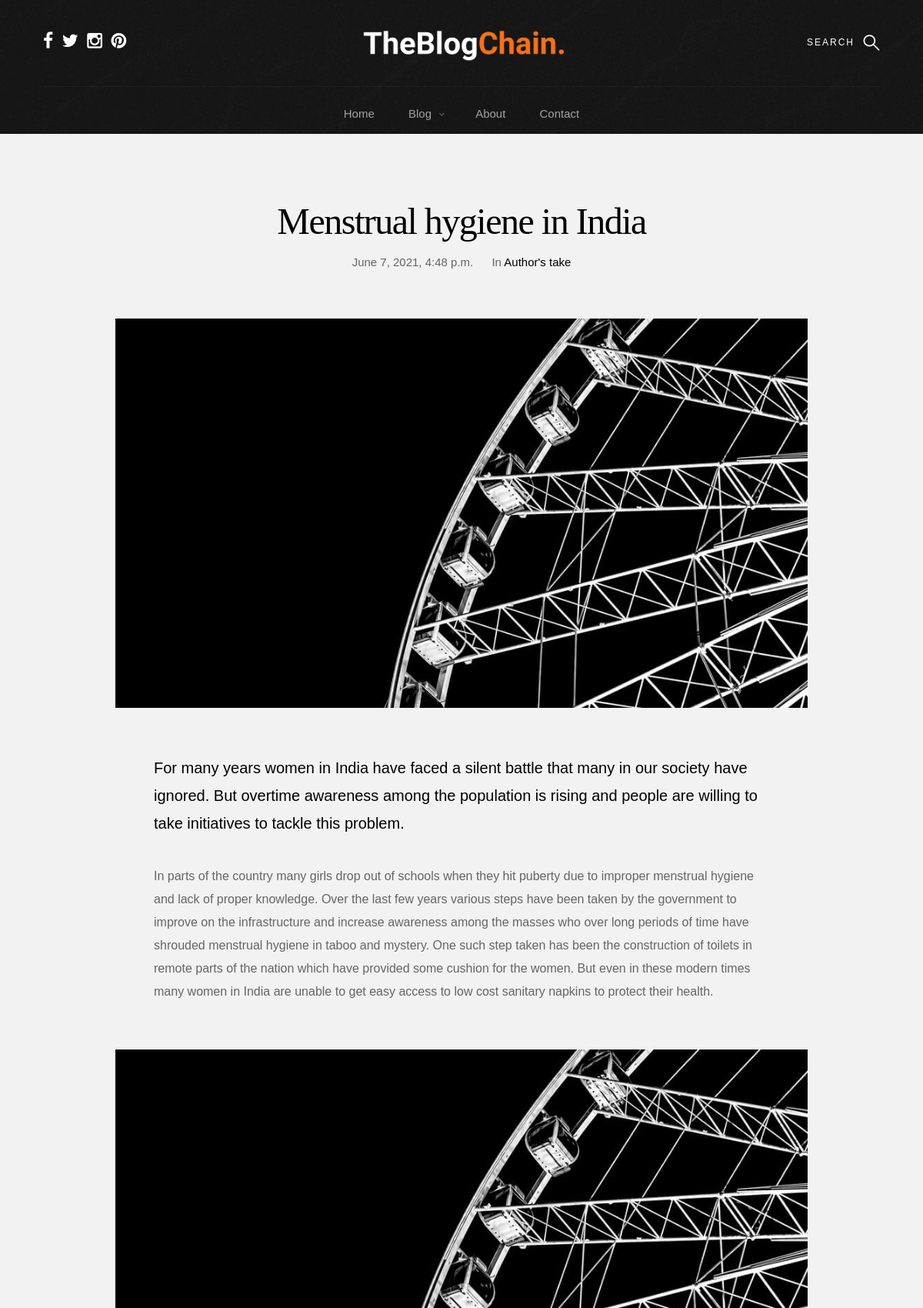
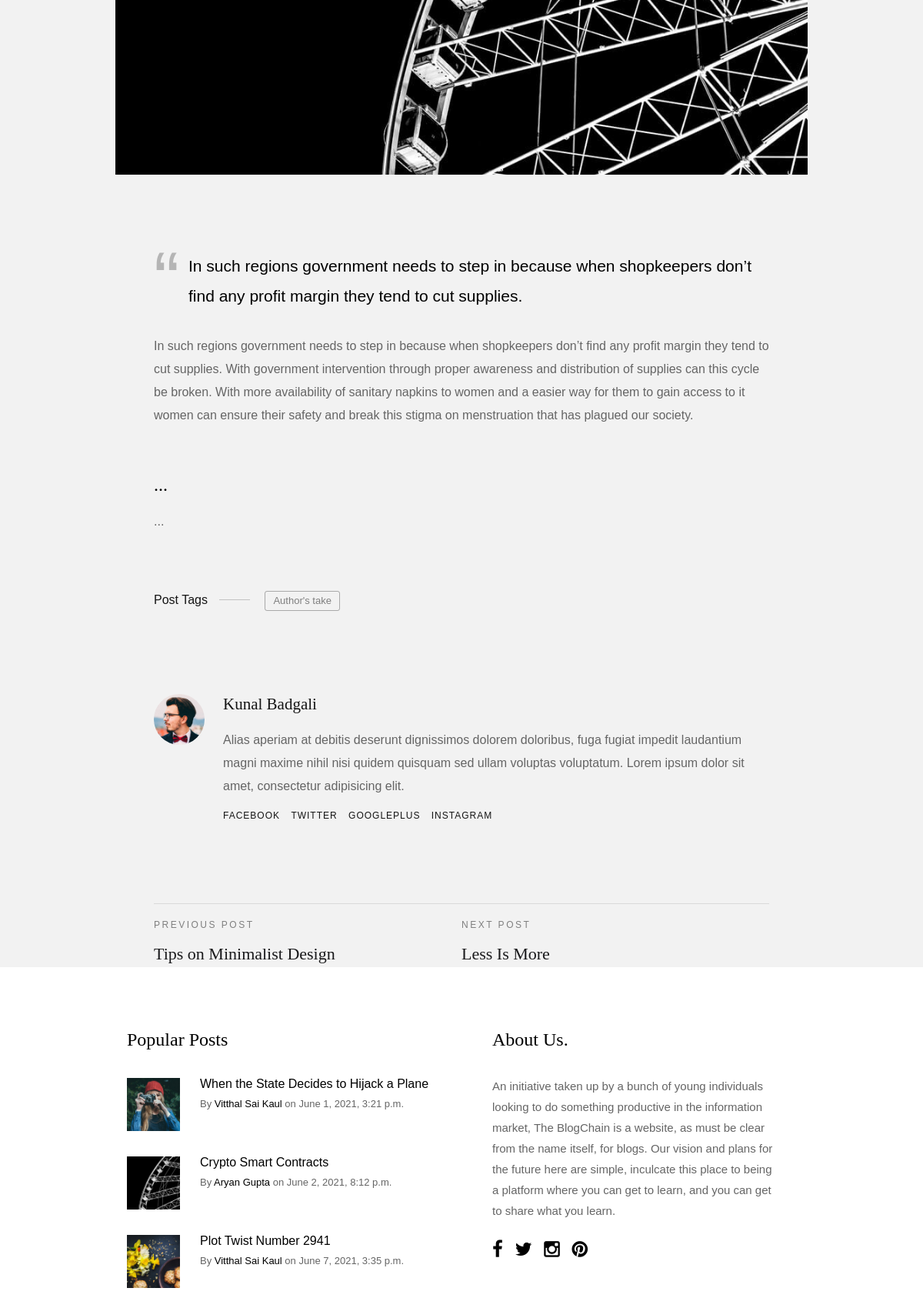
The page /category/ (upper part) on the database its author committed (2 pictures, top to bottom).
### blog/models.py (models this page shows, shortened)
class PostPage(models.Model):
	id_num = models.CharField(max_length=3, default='000')
	tag = models.CharField(max_length=100, default='tag name')
	title = models.CharField(max_length=200, default='title' )
	author = models.CharField(max_length=100, default=User) #change it to the current logged in user
	introduction = models.TextField(default='Type your introduction here ...')
	content = models.TextField()
	quote = models.CharField(max_length=300, default='Quote from your blog here ...')
	titlePara1 = models.CharField(max_length=100, default='...')
	para1 = models.TextField(default='...')
	para2 = models.TextField(default='...')
	titlePara3 = models.CharField(max_length=100, default='...')
	para3 = models.TextField(default='...')
	date_posted = models.DateTimeField(default=timezone.now)

class Post(models.Model):
	id_num = models.CharField(max_length=3, default='000')
	tag = models.CharField(max_length=100, default='tag name')
	title = models.CharField(max_length=100)
	content = models.TextField(max_length=320)
	date_posted = models.DateTimeField(default=timezone.now)
	author = models.CharField(max_length=100, default=User)

class Info(models.Model):
	name = models.CharField(max_length=100, default="SharingInc.")
	email = models.EmailField(default="sharinginc.work@gmail.com")
	website = models.CharField(max_length=200, default="https://sharinginc.github.io/SharingInc/")
	about_us = models.TextField(default="about us content.")
	phone = models.CharField(max_length=10, default="9999999999")
	address = models.CharField(max_length=400, default="address content.")

### blog/views.py (the view)
# urls.py: path('category/', blog_views.category, name='category'),
def category(request):
	return render(request, 'blog/category.html', context)

### blog/templates/blog/category.html (shortened to what this page needs)
{% load static %}
<!DOCTYPE html>
<html class="no-js" lang="en">
{% for content in content %}
{% if content.id_num == '005' %}
<head>
    <link rel="stylesheet" href="{% static 'blog/css/base.css' %}">
    <link rel="stylesheet" href="{% static 'blog/css/vendor.css' %}">
    <link rel="stylesheet" href="{% static 'blog/css/main.css' %}">
</head>
<body id="top">
     <div class="s-pageheader">
        <header class="header">
            <div class="header__content row">
                <div class="header__logo">
                    <a class="logo" href="/">
                        <img src="{% static 'blog/images/logo.png' %}" alt="Homepage">
                    </a>
                </div>
                <ul class="header__social">
                    <li>
                        <a href="#0"><i class="fa fa-facebook" aria-hidden="true"></i></a>
                    </li>
                    <li>
                        <a href="#0"><i class="fa fa-twitter" aria-hidden="true"></i></a>
                    </li>
                    <li>
                        <a href="https://instagram.com/sharingincorporated"><i class="fa fa-instagram" aria-hidden="true"></i></a>
                    </li>
                    <li>
                        <a href="#0"><i class="fa fa-pinterest" aria-hidden="true"></i></a>
                    </li>
                </ul>
                <a class="header__search-trigger" href="#0"></a>
                <nav class="header__nav-wrap">
                    <ul class="header__nav">
                        <li><a href="/" title="">Home</a></li>
                        <li class="has-children">
                            <a href="#0" title="" class="current">Blog</a>
                        </li>
                        <li><a href="/about" title="">About</a></li>
                        <li><a href="/contact" title="">Contact</a></li>
                    </ul>
                </nav>
            </div>
        </header>
    </div>
    <section class="s-content s-content--narrow s-content--no-padding-bottom">
        <article class="row format-video">
            <div class="s-content__header col-full">
                <h1 class="s-content__header-title">
                    {{ content.title }}
                </h1>
                <ul class="s-content__header-meta">
                    <li class="date">{{ content.date_posted }}</li>
                    <li class="cat">
                        In
                        <a href="#0">{{ content.tag }}</a>
                    </li>
                </ul>
            </div>
            <div class="s-content__media col-full">
                <div class="video-container">
                    <img src="{% static 'blog/images/wheel-1000.jpg' %}"
                     sizes="(max-width: 2000px) 100vw, 2000px" alt="">
                </div>
            </div>
            <div class="col-full s-content__main">
                <p class="lead">{{ content.introduction }}</p>
                <p>
                    {{ content.content }}
                </p>
                <p>
                <p>
                <img src="{% static 'blog/images/wheel-1000.jpg' %}"
                     sizes="(max-width: 2000px) 100vw, 2000px" alt="">
                </p>
                <blockquote><p>{{ content.quote }}</p></blockquote>
                <p>{{content.para2 }}</p>
                <h3>{{ content.titlePara3 }}</h3>
                <p>
                {{ content.para3 }}
                </p>
                <p class="s-content__tags">
                    <span>Post Tags</span>
                    <span class="s-content__tag-list">
                        <a href="#0">{{ content.tag }}</a>
                    </span>
                </p>
                <div class="s-content__author">
                    <img src="{% static 'blog/images/avatars/user-03.jpg' %}" alt="">
                    <div class="s-content__author-about">
                        <h4 class="s-content__author-name">
                            <a href="#0">{{ content.author }}</a>
                        </h4>
                        <p>Alias aperiam at debitis deserunt dignissimos dolorem doloribus, fuga fugiat impedit laudantium magni maxime nihil nisi quidem quisquam sed ullam voluptas voluptatum. Lorem ipsum dolor sit amet, consectetur adipisicing elit.
                        </p>
                        <ul class="s-content__author-social">
                           <li><a href="#0">Facebook</a></li>
                           <li><a href="#0">Twitter</a></li>
                           <li><a href="#0">GooglePlus</a></li>
                           <li><a href="#0">Instagram</a></li>
                        </ul>
                    </div>
                </div>
                <div class="s-content__pagenav">
                    <div class="s-content__nav">
                        <div class="s-content__prev">
                            <a href="#0" rel="prev">
                                <span>Previous Post</span>
                                Tips on Minimalist Design
                            </a>
                        </div>
                        <div class="s-content__next">
                            <a href="#0" rel="next">
                                <span>Next Post</span>
                                Less Is More
                            </a>
                        </div>
                    </div>
                </div>
            </div>
        </article>
    {% endif %}
    {% endfor %}
    <section class="s-extra">
        <div class="row top">
                <div class="col-eight md-six tab-full popular">
                <h3>Popular Posts</h3>
                <div class="block-1-2 block-m-full popular__posts">
                    {% for post in posts %}
                    {% if post.id_num == '001' %}
                    <article class="col-block popular__post">
                        <a href="/audio" class="popular__thumb">
                            <img src="{% static 'blog/images/thumbs/small/wheel-150.jpg' %}" alt="">
                        </a>
                        <h5><a href="#0">{{ post.title }}</a></h5>
                        <section class="popular__meta">
                                <span class="popular__author"><span>By</span> <a href="#0">{{ post.author }}</a></span>
                            <span class="popular__date"><span>on</span> <time datetime="2017-12-19">{{ post.date_posted }}</time></span>
                        </section>
                    </article>
                    {% endif %}
                    {% if post.id_num == '002' %}
                    <article class="col-block popular__post">
                        <a href="/gallery" class="popular__thumb">
                            <img src="{% static 'blog/images/thumbs/small/shutterbug-150.jpg' %}" alt="">
                        </a>
                       <h5><a href="#0">{{ post.title }}</a></h5>
                        <section class="popular__meta">
                                <span class="popular__author"><span>By</span> <a href="#0">{{ post.author }}</a></span>
                            <span class="popular__date"><span>on</span> <time datetime="2017-12-19">{{ post.date_posted }}</time></span>
                        </section>
                    </article>
                    {% endif %}
                    {% if post.id_num == '003' %}
                    <article class="col-block popular__post">
                        <a href="/standard" class="popular__thumb">
                            <img src="{% static 'blog/images/thumbs/small/cookies-150.jpg' %}" alt="">
                        </a>
                        <h5><a href="#0">{{ post.title }}</a></h5>
                        <section class="popular__meta">
                                <span class="popular__author"><span>By</span> <a href="#0">{{ post.author }}</a></span>
                            <span class="popular__date"><span>on</span> <time datetime="2017-12-19">{{ post.date_posted }}</time></span>
                        </section>
                    </article>
                    {% endif %}
                    {% endfor %}
                </div>
            </div>
            <div class="col-four md-six tab-full about">
                <h3>About Us.</h3>
                <p>
                {% for info in info %}
                {{ info.about_us }}
                {% endfor %}
                </p>
                <ul class="about__social">
                    <li>
                        <a href="#0"><i class="fa fa-facebook" aria-hidden="true"></i></a>
                    </li>
                    <li>
                        <a href="#0"><i class="fa fa-twitter" aria-hidden="true"></i></a>
                    </li>
                    <li>
                        <a href="#0"><i class="fa fa-instagram" aria-hidden="true"></i></a>
                    </li>
                    <li>
                        <a href="#0"><i class="fa fa-pinterest" aria-hidden="true"></i></a>
                    </li>
                </ul>
            </div>
        </div>
    </section>
</body>
</html>

### blog/static/blog/css/base.css (style rules this page uses)
html { font-family: sans-serif; line-height: 1.15; -ms-text-size-adjust: 100%; -webkit-text-size-adjust: 100%; }
body { margin: 0; }
article, aside, footer, header, nav, section { display: block; }
h1 { font-size: 2em; margin: 0.67em 0; }
a { background-color: transparent; -webkit-text-decoration-skip: objects; }
img { border-style: none; }
html { font-size: 62.5%; box-sizing: border-box; }
*, *::before, *::after { box-sizing: inherit; }
body { font-weight: normal; line-height: 1; word-wrap: break-word; text-rendering: optimizeLegibility; -webkit-overflow-scrolling: touch; -webkit-text-size-adjust: none; }
body, input, button { -moz-osx-font-smoothing: grayscale; -webkit-font-smoothing: antialiased; }
img, video { max-width: 100%; height: auto; }
div, dl, dt, dd, ul, ol, li, h1, h2, h3, h4, h5, h6, pre, form, p, blockquote, th, td { margin: 0; padding: 0; }
h1, h2, h3, h4, h5, h6 { -webkit-font-smoothing: auto; -webkit-font-smoothing: antialiased; -webkit-font-variant-ligatures: common-ligatures; -moz-font-variant-ligatures: common-ligatures; font-variant-ligatures: common-ligatures; text-rendering: optimizeLegibility; }
em, i { font-style: italic; line-height: inherit; }
ol, ul { list-style: none; }
li { display: block; }
a { text-decoration: none; line-height: inherit; }
a img { border: none; }
.row { width: 94%; max-width: 1200px; margin: 0 auto; }
.row:after { content: ""; display: table; clear: both; }
[class*="col-"] { float: left; padding: 0 20px; }
.col-four, .col-1-3 { width: 33.33333%; }
.col-eight, .col-2-3 { width: 66.66667%; }
.col-twelve, .col-full { width: 100%; }
@media only screen and (max-width: 1200px) { [class*="col-"] { padding: 0 15px; } }
@media only screen and (max-width: 1200px) { .md-six, .md-1-2 { width: 50%; } }
[class*="block-"]:after { content: ""; display: table; clear: both; }
.block-1-2 .col-block { width: 50%; }
.block-1-6 .col-block:nth-child(6n + 1), .block-1-5 .col-block:nth-child(5n + 1), .block-1-4 .col-block:nth-child(4n + 1), .block-1-3 .col-block:nth-child(3n + 1), .block-1-2 .col-block:nth-child(2n + 1) { clear: both; }
@media only screen and (max-width: 1200px) { .block-m-full .col-block { width: 100%; clear: both; } }
@media only screen and (max-width: 1200px) { [class*="block-m-"] .col-block:nth-child(n) { clear: none; } }

### rows shown on the page
PostPage: title "Menstrual hygiene in India", date_posted "June 7, 2021, 4:48 p.m.", tag "Author's take", introduction "For many years women in India have faced a silent battle that many in our society have ignored. But overtime awareness among the population is rising and people are willing to take initiatives to tackle this problem.", content "In parts of the country many girls drop out of schools when they hit puberty due to improper menstrual hygiene and lack of proper knowledge. Over the last few years various steps have been taken by the government to improve on the infrastructure and increase awareness among the masses who over long periods of time have shrouded menstrual hygiene in taboo and mystery. One such step taken has been the construction of toilets in remote parts of the nation which have provided some cushion for the women. But even in these modern times many women in India are unable to get easy access to low cost sanitary napkins to protect their health.", quote "In such regions government needs to step in because when shopkeepers don’t find any profit margin they tend to cut supplies.", para2 "In such regions government needs to step in because when shopkeepers don’t find any profit margin they tend to cut supplies. With government intervention through proper awareness and distribution of supplies can this cycle be broken. With more availability of sanitary napkins to women and a easier way for them to gain access to it women can ensure their safety and break this stigma on menstruation that has plagued our society.", titlePara3 "...", para3 "...", author "Kunal Badgali"
Post: title "When the State Decides to Hijack a Plane", author "Vitthal Sai Kaul", date_posted "June 1, 2021, 3:21 p.m."
Post: title "Crypto Smart Contracts", author "Aryan Gupta", date_posted "June 2, 2021, 8:12 p.m."
Post: title "Plot Twist Number 2941", author "Vitthal Sai Kaul", date_posted "June 7, 2021, 3:35 p.m."
Info: about_us "An initiative taken up by a bunch of young individuals looking to do something productive in the information market, The BlogChain is a website, as must be clear from the name itself, for blogs. Our vision and plans for the future here are simple, inculcate this place to being a platform where you can get to learn, and you can get to share what you learn."
